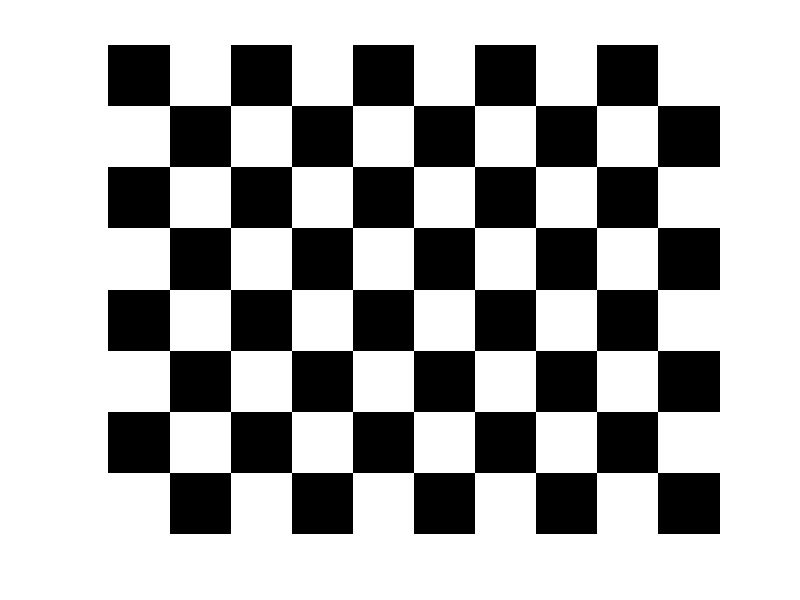
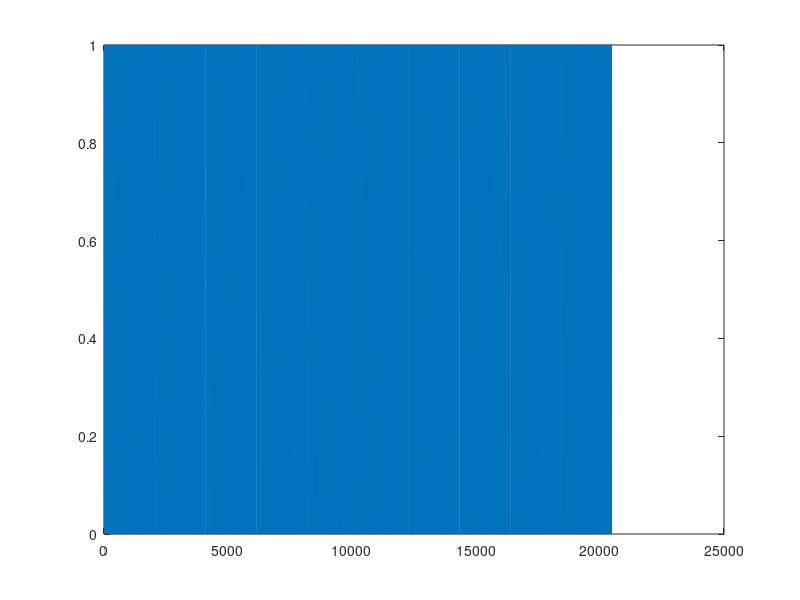

These charts were generated, in order, by the following MATLAB code:
function demo_check_board

blockSize  = [16, 16]; 
boardSize = [4, 5]; 
zeroBlock   = zeros(blockSize(1), blockSize(2)); 
oneBlock    = ones(blockSize(1), blockSize(2));  
basicBlock   = [zeroBlock, oneBlock; oneBlock, zeroBlock];
checkBoard = repmat(basicBlock, [boardSize(1), boardSize(2)]);
figure(1),imshow(checkBoard);
%
boardSize = size(checkBoard);
boardLine  = reshape(checkBoard, [boardSize(1)*boardSize(2) 1]);
figure(2),plot(boardLine);
%
